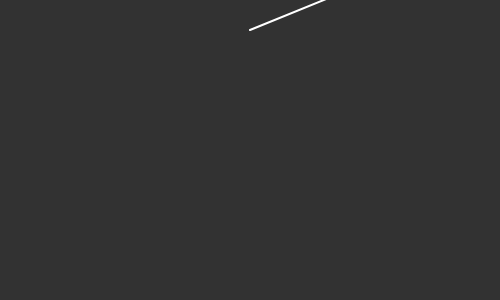
Frame 1 (no input)
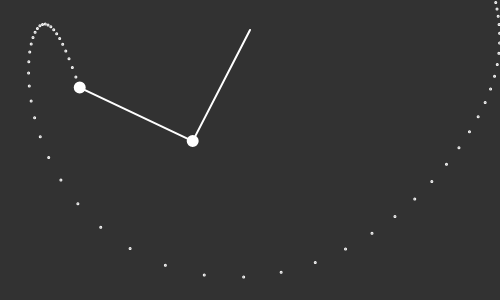
Frame 60 (no input)
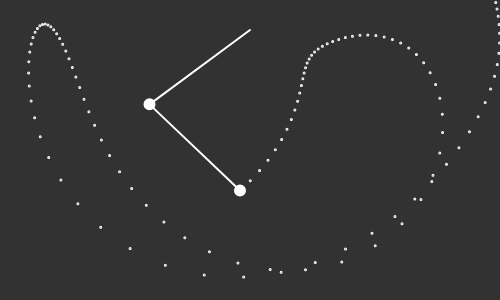
Frame 120 (the mouse pressed at the canvas centre since frame 60)

The p5.js sketch that drew these frames (run headless with seeded random() and noise() and a simulated clock; from frame 60 on, the mouse is pressed at the canvas centre):

// p5.js sketch
// ── sketch.js
//Felix Albrigtsen 2018
//Double pendulum simulator
//Inspired by https://www.myphysicslab.com/pendulum/double-pendulum-en.html
//and Daniel Schiffman

//Ball properties
var m1 = 10;	//Mass of balls
var m2 = 10;
var r1 = 125; 	//Length of "arm"
var r2 = 125;

//Ball position/movement
var x1 = 0; //Coordinates of balls
var y1 = 0;
var x2 = 0;
var y2 = 0;
var a1 = 0;//Arm angle(relative to straight down)
var a2 = 0;
var a1v = 0; //Arm angle velocity
var a2v = 0;

const dampen = 0.98;

//Constants
let g = 1;
var centerx, centery;

var dots = [];

function setup() {
	createCanvas(500, 300);
	background(50);
	centerx = width / 2;
	centery = 30;

	a1 = PI / 2 - PI / 8;
	a2 = PI / 2;
	//a2 = PI;

	translate(centerx, centery);
}
function reset() {
	a2 = PI; a1 = PI; a1v = 0; a2v = 0; a1a = 0; a2a = 0;
}

function draw() {
	var enu1 = -g * ((2 * m1) + m2) * sin(a1) - m2 * g * sin(a1 - (2* a2)) - (2 * sin(a1-a2) * m2 * (a2v * a2v * a2 + a1v * a1v * a1 * cos(a1 - a2)));
	var den1 = r1 * ((2 * m1) + m2 - (m2 * cos((2 * a1) - (2 * a2))));

	var enu2 = 2 * sin(a1 - a2) * (a1v * a1v * r1 * (m1 + m2) + (-g * (m1 + m2) * cos(a1)) + (a2v * a2v * r2 * m2 * cos(a1-a2)));
	var den2 = r2 * ((2 * m1) + m2 - m2 * cos((2*a1) - (2*a2)));

	//var num1 = 2 * sin(a1 - a2);
  	//var num2 = (a1v * a1v * r1 * (m1 + m2));
 	//var num3 = g * (m1 + m2) * cos(a1);
	//var num4 = a2v * a2v * r2 * m2 * cos(a1 - a2);
 	//var den = r2 * (2 * m1 + m2 - m2 * cos(2 * a1 - 2 * a2));
	//a2a = (num1 * (num2 + num3 + num4)) / den;


	a1a = -(enu1 / den1); //Acceleration
	a1v += a1a; //Add acceleration to velocity
	a1 += a1v; //Add velocity to angle;

	a2a = (enu2 / den2);
	//a2a = 0;
	a2v += a2a;
	a2 += a2v;

	//a1 *= 0.997 //Dampen velocity
	//a2 *= 0.997
	a1v *= dampen;
	a2v *= dampen;

	//Calculate ball1  position
	x1 = r1 *  sin(a1);
	y1 = -r1 * cos(a1);

	//Calculate ball2 position
	x2 = x1 + (r2 * sin(a2));
	y2 = y1 - (r2 * cos(a2));

	//Clear background
	background(50);
	//Draw arms and balls
	fill(255);
	stroke(255);
	strokeWeight(2);
	translate(centerx, centery);
	line(0, 0, x1, y1);
	line(x1, y1, x2, y2);
	ellipse(x1, y1, m1, m1);
	ellipse(x2, y2, m2, m2);

	for (i = 0; i < dots.length; i++) {
		ellipse(dots[i][0], dots[i][1], 1, 1);
	}

	dots.push([x2, y2]);
	if (dots.length > 1000) {
		dots.shift();
	}
  
}
